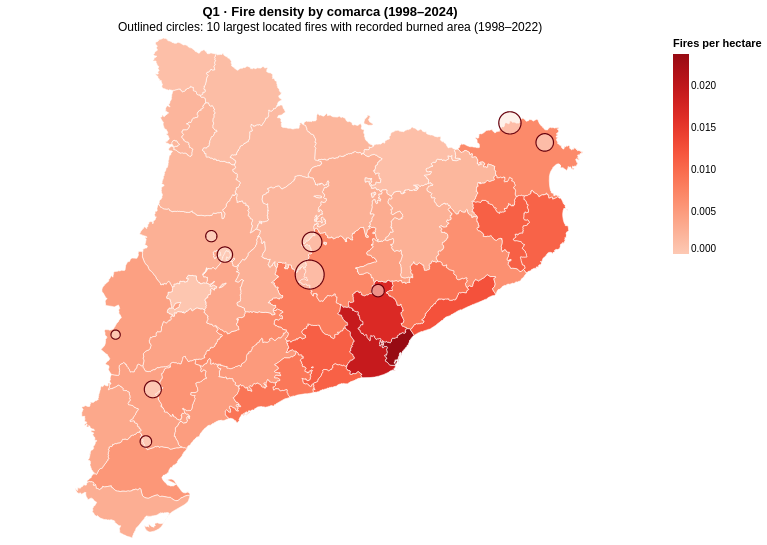

Notebook code cell kept with this figure:
### Code cell
density_map = comarca_base_map(comarca_boundaries).transform_lookup(
    lookup="properties.CODICOMAR",
    from_=alt.LookupData(density, "code", ["fires", "area_ha", "fires_per_ha"]),
).encode(
    color=alt.Color("fires_per_ha:Q", title="Fires per hectare", scale=alt.Scale(scheme="reds", zero=True)),
    tooltip=[
        alt.Tooltip("properties.NOMCOMAR:N", title="Comarca"),
        alt.Tooltip("fires:Q", title="Fires", format=",.0f"),
        alt.Tooltip("area_ha:Q", title="Comarca hectares", format=",.0f"),
        alt.Tooltip("fires_per_ha:Q", title="Fires per hectare", format=".5f"),
    ],
)

large_fire_map = alt.Chart(alt.Data(values=fire_circles)).mark_geoshape(
    fill="#fee5d9", fillOpacity=0.55, stroke="#67000d", strokeWidth=1.2
).encode(
    tooltip=[
        alt.Tooltip("properties.incident:N", title="Incident"),
        alt.Tooltip("properties.municipality:N", title="Municipality"),
        alt.Tooltip("properties.date:N", title="Date"),
        alt.Tooltip("properties.hectares:Q", title="Burned hectares", format=",.2f"),
    ]
)

comarca_fire_map = (density_map + large_fire_map).project(type="identity", reflectY=True).properties(
    width=650, height=500,
    title=alt.TitleParams(
        text="Q1 · Fire density by comarca (1998–2024)",
        subtitle=f"Outlined circles: {len(largest_fires)} largest located fires with recorded burned area (1998–2022)",
    ),
)
comarca_fire_map.configure_view(stroke=None)

### Figure 1 — Vega-Lite specification as saved in the notebook (floating-point values rounded to 4 significant figures; data arrays with more than 128 entries replaced by an {"elided": "..."} marker saying what was removed)
{"config": {"view": {"continuousWidth": 300, "continuousHeight": 300, "stroke": null}}, "layer": [{"data": {"values": [{"geometry": {"coordinates": {"elided": "1x380x2 float values"}, "type": "Polygon"}, "properties": {"CODICOMAR": "01", "NOMCOMAR": "Alt Camp"}, "type": "Feature"}, {"geometry": {"coordinates": {"elided": "561 rows, 6730 float values in total"}, "type": "MultiPolygon"}, "properties": {"CODICOMAR": "02", "NOMCOMAR": "Alt Empordà"}, "type": "Feature"}, {"geometry": {"coordinates": {"elided": "2 rows, 812 float values in total"}, "type": "Polygon"}, "properties": {"CODICOMAR": "03", "NOMCOMAR": "Alt Penedès"}, "type": "Feature"}, {"geometry": {"coordinates": {"elided": "2 rows, 1164 float values in total"}, "type": "MultiPolygon"}, "properties": {"CODICOMAR": "04", "NOMCOMAR": "Alt Urgell"}, "type": "Feature"}, {"geometry": {"coordinates": {"elided": "1x329x2 float values"}, "type": "Polygon"}, "properties": {"CODICOMAR": "05", "NOMCOMAR": "Alta Ribagorça"}, "type": "Feature"}, {"geometry": {"coordinates": {"elided": "1x567x2 float values"}, "type": "Polygon"}, "properties": {"CODICOMAR": "06", "NOMCOMAR": "Anoia"}, "type": "Feature"}, {"geometry": {"coordinates": {"elided": "3 rows, 1310 float values in total"}, "type": "Polygon"}, "properties": {"CODICOMAR": "07", "NOMCOMAR": "Bages"}, "type": "Feature"}, {"geometry": {"coordinates": {"elided": "12 rows, 1072 float values in total"}, "type": "MultiPolygon"}, "properties": {"CODICOMAR": "08", "NOMCOMAR": "Baix Camp"}, "type": "Feature"}, {"geometry": {"coordinates": {"elided": "52 rows, 1604 float values in total"}, "type": "MultiPolygon"}, "properties": {"CODICOMAR": "09", "NOMCOMAR": "Baix Ebre"}, "type": "Feature"}, {"geometry": {"coordinates": {"elided": "593 rows, 6042 float values in total"}, "type": "MultiPolygon"}, "properties": {"CODICOMAR": "10", "NOMCOMAR": "Baix Empordà"}, "type": "Feature"}, {"geometry": {"coordinates": {"elided": "2 rows, 810 float values in total"}, "type": "Polygon"}, "properties": {"CODICOMAR": "11", "NOMCOMAR": "Baix Llobregat"}, "type": "Feature"}, {"geometry": {"coordinates": {"elided": "6 rows, 620 float values in total"}, "type": "MultiPolygon"}, "properties": {"CODICOMAR": "12", "NOMCOMAR": "Baix Penedès"}, "type": "Feature"}, {"geometry": {"coordinates": {"elided": "34 rows, 1024 float values in total"}, "type": "MultiPolygon"}, "properties": {"CODICOMAR": "13", "NOMCOMAR": "Barcelonès"}, "type": "Feature"}, {"geometry": {"coordinates": {"elided": "4 rows, 1544 float values in total"}, "type": "MultiPolygon"}, "properties": {"CODICOMAR": "14", "NOMCOMAR": "Berguedà"}, "type": "Feature"}, {"geometry": {"coordinates": {"elided": "2 rows, 574 float values in total"}, "type": "MultiPolygon"}, "properties": {"CODICOMAR": "15", "NOMCOMAR": "Cerdanya"}, "type": "Feature"}, {"geometry": {"coordinates": {"elided": "1x419x2 float values"}, "type": "Polygon"}, "properties": {"CODICOMAR": "16", "NOMCOMAR": "Conca de Barberà"}, "type": "Feature"}, {"geometry": {"coordinates": {"elided": "31 rows, 890 float values in total"}, "type": "MultiPolygon"}, "properties": {"CODICOMAR": "17", "NOMCOMAR": "Garraf"}, "type": "Feature"}, {"geometry": {"coordinates": {"elided": "1x322x2 float values"}, "type": "Polygon"}, "properties": {"CODICOMAR": "18", "NOMCOMAR": "Garrigues"}, "type": "Feature"}, {"geometry": {"coordinates": {"elided": "1x448x2 float values"}, "type": "Polygon"}, "properties": {"CODICOMAR": "19", "NOMCOMAR": "Garrotxa"}, "type": "Feature"}, {"geometry": {"coordinates": {"elided": "1x400x2 float values"}, "type": "Polygon"}, "properties": {"CODICOMAR": "20", "NOMCOMAR": "Gironès"}, "type": "Feature"}, {"geometry": {"coordinates": {"elided": "6 rows, 704 float values in total"}, "type": "MultiPolygon"}, "properties": {"CODICOMAR": "21", "NOMCOMAR": "Maresme"}, "type": "Feature"}, {"geometry": {"coordinates": {"elided": "92 rows, 2028 float values in total"}, "type": "MultiPolygon"}, "properties": {"CODICOMAR": "22", "NOMCOMAR": "Montsià"}, "type": "Feature"}, {"geometry": {"coordinates": {"elided": "3 rows, 1220 float values in total"}, "type": "Polygon"}, "properties": {"CODICOMAR": "23", "NOMCOMAR": "Noguera"}, "type": "Feature"}, {"geometry": {"coordinates": {"elided": "1x610x2 float values"}, "type": "Polygon"}, "properties": {"CODICOMAR": "24", "NOMCOMAR": "Osona"}, "type": "Feature"}, {"geometry": {"coordinates": {"elided": "2 rows, 1140 float values in total"}, "type": "MultiPolygon"}, "properties": {"CODICOMAR": "25", "NOMCOMAR": "Pallars Jussà"}, "type": "Feature"}, {"geometry": {"coordinates": {"elided": "1x520x2 float values"}, "type": "Polygon"}, "properties": {"CODICOMAR": "26", "NOMCOMAR": "Pallars Sobirà"}, "type": "Feature"}, {"geometry": {"coordinates": {"elided": "3 rows, 440 float values in total"}, "type": "MultiPolygon"}, "properties": {"CODICOMAR": "27", "NOMCOMAR": "Pla d'Urgell"}, "type": "Feature"}, {"geometry": {"coordinates": {"elided": "1x247x2 float values"}, "type": "Polygon"}, "properties": {"CODICOMAR": "28", "NOMCOMAR": "Pla de l'Estany"}, "type": "Feature"}, {"geometry": {"coordinates": {"elided": "1x340x2 float values"}, "type": "Polygon"}, "properties": {"CODICOMAR": "29", "NOMCOMAR": "Priorat"}, "type": "Feature"}, {"geometry": {"coordinates": {"elided": "1x617x2 float values"}, "type": "Polygon"}, "properties": {"CODICOMAR": "30", "NOMCOMAR": "Ribera d'Ebre"}, "type": "Feature"}, {"geometry": {"coordinates": {"elided": "2 rows, 1206 float values in total"}, "type": "MultiPolygon"}, "properties": {"CODICOMAR": "31", "NOMCOMAR": "Ripollès"}, "type": "Feature"}, {"geometry": {"coordinates": {"elided": "1x337x2 float values"}, "type": "Polygon"}, "properties": {"CODICOMAR": "32", "NOMCOMAR": "Segarra"}, "type": "Feature"}, {"geometry": {"coordinates": {"elided": "2 rows, 752 float values in total"}, "type": "MultiPolygon"}, "properties": {"CODICOMAR": "33", "NOMCOMAR": "Segrià"}, "type": "Feature"}, {"geometry": {"coordinates": {"elided": "182 rows, 2636 float values in total"}, "type": "MultiPolygon"}, "properties": {"CODICOMAR": "34", "NOMCOMAR": "Selva"}, "type": "Feature"}, {"geometry": {"coordinates": {"elided": "5 rows, 1492 float values in total"}, "type": "MultiPolygon"}, "properties": {"CODICOMAR": "35", "NOMCOMAR": "Solsonès"}, "type": "Feature"}, {"geometry": {"coordinates": {"elided": "20 rows, 1028 float values in total"}, "type": "MultiPolygon"}, "properties": {"CODICOMAR": "36", "NOMCOMAR": "Tarragonès"}, "type": "Feature"}, {"geometry": {"coordinates": {"elided": "1x487x2 float values"}, "type": "Polygon"}, "properties": {"CODICOMAR": "37", "NOMCOMAR": "Terra Alta"}, "type": "Feature"}, {"geometry": {"coordinates": {"elided": "4 rows, 762 float values in total"}, "type": "MultiPolygon"}, "properties": {"CODICOMAR": "38", "NOMCOMAR": "Urgell"}, "type": "Feature"}, {"geometry": {"coordinates": {"elided": "1x342x2 float values"}, "type": "Polygon"}, "properties": {"CODICOMAR": "39", "NOMCOMAR": "Val d'Aran"}, "type": "Feature"}, {"geometry": {"coordinates": {"elided": "1x412x2 float values"}, "type": "Polygon"}, "properties": {"CODICOMAR": "40", "NOMCOMAR": "Vallès Occidental"}, "type": "Feature"}, {"geometry": {"coordinates": {"elided": "1x433x2 float values"}, "type": "Polygon"}, "properties": {"CODICOMAR": "41", "NOMCOMAR": "Vallès Oriental"}, "type": "Feature"}, {"geometry": {"coordinates": {"elided": "1x276x2 float values"}, "type": "Polygon"}, "properties": {"CODICOMAR": "42", "NOMCOMAR": "Moianès"}, "type": "Feature"}, {"geometry": {"coordinates": {"elided": "2 rows, 528 float values in total"}, "type": "MultiPolygon"}, "properties": {"CODICOMAR": "43", "NOMCOMAR": "Lluçanès"}, "type": "Feature"}]}, "mark": {"type": "geoshape", "stroke": "white", "strokeWidth": 0.6}, "encoding": {"color": {"field": "fires_per_ha", "scale": {"scheme": "reds", "zero": true}, "title": "Fires per hectare", "type": "quantitative"}, "tooltip": [{"field": "properties.NOMCOMAR", "title": "Comarca", "type": "nominal"}, {"field": "fires", "format": ",.0f", "title": "Fires", "type": "quantitative"}, {"field": "area_ha", "format": ",.0f", "title": "Comarca hectares", "type": "quantitative"}, {"field": "fires_per_ha", "format": ".5f", "title": "Fires per hectare", "type": "quantitative"}]}, "transform": [{"lookup": "properties.CODICOMAR", "from": {"data": {"name": "data-a067ebf667b7b7d2b74051777aed2266"}, "key": "code", "fields": ["fires", "area_ha", "fires_per_ha"]}}]}, {"data": {"values": [{"type": "Feature", "geometry": {"type": "Polygon", "coordinates": {"elided": "1x129x2 float values"}}, "properties": {"incident": "GovEsp:1998080173", "municipality": "Aguilar de Segarra", "date": "1998-07-18", "hectares": 17680.0}}, {"type": "Feature", "geometry": {"type": "Polygon", "coordinates": {"elided": "1x129x2 float values"}}, "properties": {"incident": "GovEsp:2012170124", "municipality": "La Jonquera", "date": "2012-07-22", "hectares": 10470.0}}, {"type": "Feature", "geometry": {"type": "Polygon", "coordinates": {"elided": "1x129x2 float values"}}, "properties": {"incident": "GovEsp:1998252222", "municipality": "Unknown municipality", "date": "1998-07-19", "hectares": 8153.0}}, {"type": "Feature", "geometry": {"type": "Polygon", "coordinates": {"elided": "1x129x2 float values"}}, "properties": {"incident": "GovEsp:2000170131", "municipality": "Garriguella", "date": "2000-08-06", "hectares": 6449.0}}, {"type": "Feature", "geometry": {"type": "Polygon", "coordinates": {"elided": "1x129x2 float values"}}, "properties": {"incident": "GovEsp:2019430119", "municipality": "La Torre de l'Espanyol", "date": "2019-06-26", "hectares": 6081.0}}, {"type": "Feature", "geometry": {"type": "Polygon", "coordinates": {"elided": "1x129x2 float values"}}, "properties": {"incident": "GovEsp:2009250089", "municipality": "Agramunt", "date": "2009-07-17", "hectares": 4986.0}}, {"type": "Feature", "geometry": {"type": "Polygon", "coordinates": {"elided": "1x129x2 float values"}}, "properties": {"incident": "GovEsp:2003080273", "municipality": "Sant Llorenç Savall", "date": "2003-08-10", "hectares": 3237.0}}, {"type": "Feature", "geometry": {"type": "Polygon", "coordinates": {"elided": "1x129x2 float values"}}, "properties": {"incident": "GovEsp:2012430143", "municipality": "Rasquera", "date": "2012-05-15", "hectares": 2788.0}}, {"type": "Feature", "geometry": {"type": "Polygon", "coordinates": {"elided": "1x129x2 float values"}}, "properties": {"incident": "GovEsp:2022250092", "municipality": "Artesa de Segre", "date": "2022-06-15", "hectares": 2683.0}}, {"type": "Feature", "geometry": {"type": "Polygon", "coordinates": {"elided": "1x129x2 float values"}}, "properties": {"incident": "GovEsp:2003250105", "municipality": "Seròs", "date": "2003-08-12", "hectares": 1794.0}}]}, "mark": {"type": "geoshape", "fill": "#fee5d9", "fillOpacity": 0.55, "stroke": "#67000d", "strokeWidth": 1.2}, "encoding": {"tooltip": [{"field": "properties.incident", "title": "Incident", "type": "nominal"}, {"field": "properties.municipality", "title": "Municipality", "type": "nominal"}, {"field": "properties.date", "title": "Date", "type": "nominal"}, {"field": "properties.hectares", "format": ",.2f", "title": "Burned hectares", "type": "quantitative"}]}}], "height": 500, "projection": {"reflectY": true, "type": "identity"}, "title": {"text": "Q1 · Fire density by comarca (1998–2024)", "subtitle": "Outlined circles: 10 largest located fires with recorded burned area (1998–2022)"}, "width": 650, "$schema": "https://vega.github.io/schema/vega-lite/v6.4.1.json", "datasets": {"data-a067ebf667b7b7d2b74051777aed2266": [{"code": "01", "comarca": "Alt Camp", "fires": 276, "area_ha": 53800.0, "fires_per_ha": 0.00513}, {"code": "02", "comarca": "Alt Empordà", "fires": 926, "area_ha": 135800.0, "fires_per_ha": 0.006819}, {"code": "03", "comarca": "Alt Penedès", "fires": 661, "area_ha": 59300.0, "fires_per_ha": 0.01115}, {"code": "04", "comarca": "Alt Urgell", "fires": 245, "area_ha": 144700.0, "fires_per_ha": 0.001693}, {"code": "05", "comarca": "Alta Ribagorça", "fires": 95, "area_ha": 42700.0, "fires_per_ha": 0.002225}, {"code": "06", "comarca": "Anoia", "fires": 709, "area_ha": 86600.0, "fires_per_ha": 0.008187}, {"code": "07", "comarca": "Bages", "fires": 785, "area_ha": 109200.0, "fires_per_ha": 0.007189}, {"code": "08", "comarca": "Baix Camp", "fires": 341, "area_ha": 69700.0, "fires_per_ha": 0.004892}, {"code": "09", "comarca": "Baix Ebre", "fires": 553, "area_ha": 100300.0, "fires_per_ha": 0.005513}, {"code": "10", "comarca": "Baix Empordà", "fires": 755, "area_ha": 70200.0, "fires_per_ha": 0.01075}, {"code": "11", "comarca": "Baix Llobregat", "fires": 937, "area_ha": 48600.0, "fires_per_ha": 0.01928}, {"code": "12", "comarca": "Baix Penedès", "fires": 257, "area_ha": 29600.0, "fires_per_ha": 0.008682}, {"code": "13", "comarca": "Barcelonès", "fires": 348, "area_ha": 14600.0, "fires_per_ha": 0.02384}, {"code": "14", "comarca": "Berguedà", "fires": 336, "area_ha": 118500.0, "fires_per_ha": 0.002835}, {"code": "15", "comarca": "Cerdanya", "fires": 121, "area_ha": 54700.0, "fires_per_ha": 0.002212}, {"code": "16", "comarca": "Conca de Barberà", "fires": 426, "area_ha": 65000.0, "fires_per_ha": 0.006554}, {"code": "17", "comarca": "Garraf", "fires": 203, "area_ha": 18500.0, "fires_per_ha": 0.01097}, {"code": "18", "comarca": "Garrigues", "fires": 340, "area_ha": 79800.0, "fires_per_ha": 0.004261}, {"code": "19", "comarca": "Garrotxa", "fires": 153, "area_ha": 73500.0, "fires_per_ha": 0.002082}, {"code": "20", "comarca": "Gironès", "fires": 639, "area_ha": 57600.0, "fires_per_ha": 0.01109}, {"code": "21", "comarca": "Maresme", "fires": 499, "area_ha": 39900.0, "fires_per_ha": 0.01251}, {"code": "22", "comarca": "Montsià", "fires": 225, "area_ha": 73500.0, "fires_per_ha": 0.003061}, {"code": "23", "comarca": "Noguera", "fires": 504, "area_ha": 178400.0, "fires_per_ha": 0.002825}, {"code": "24", "comarca": "Osona", "fires": 278, "area_ha": 101900.0, "fires_per_ha": 0.002728}, {"code": "25", "comarca": "Pallars Jussà", "fires": 294, "area_ha": 134300.0, "fires_per_ha": 0.002189}, {"code": "26", "comarca": "Pallars Sobirà", "fires": 192, "area_ha": 137800.0, "fires_per_ha": 0.001393}, {"code": "27", "comarca": "Pla d'Urgell", "fires": 10, "area_ha": 30500.0, "fires_per_ha": 0.0003279}, {"code": "28", "comarca": "Pla de l'Estany", "fires": 218, "area_ha": 26300.0, "fires_per_ha": 0.008289}, {"code": "29", "comarca": "Priorat", "fires": 290, "area_ha": 49900.0, "fires_per_ha": 0.005812}, {"code": "30", "comarca": "Ribera d'Ebre", "fires": 354, "area_ha": 82700.0, "fires_per_ha": 0.004281}, {"code": "31", "comarca": "Ripollès", "fires": 108, "area_ha": 95700.0, "fires_per_ha": 0.001129}, {"code": "32", "comarca": "Segarra", "fires": 151, "area_ha": 56300.0, "fires_per_ha": 0.002682}, {"code": "33", "comarca": "Segrià", "fires": 634, "area_ha": 139700.0, "fires_per_ha": 0.004538}, {"code": "34", "comarca": "Selva", "fires": 618, "area_ha": 99500.0, "fires_per_ha": 0.006211}, {"code": "35", "comarca": "Solsonès", "fires": 244, "area_ha": 116100.0, "fires_per_ha": 0.002102}, {"code": "36", "comarca": "Tarragonès", "fires": 287, "area_ha": 31900.0, "fires_per_ha": 0.008997}, {"code": "37", "comarca": "Terra Alta", "fires": 277, "area_ha": 74300.0, "fires_per_ha": 0.003728}, {"code": "38", "comarca": "Urgell", "fires": 218, "area_ha": 58000.0, "fires_per_ha": 0.003759}, {"code": "39", "comarca": "Val d'Aran", "fires": 72, "area_ha": 63400.0, "fires_per_ha": 0.001136}, {"code": "40", "comarca": "Vallès Occidental", "fires": 978, "area_ha": 58300.0, "fires_per_ha": 0.01678}, {"code": "41", "comarca": "Vallès Oriental", "fires": 670, "area_ha": 73500.0, "fires_per_ha": 0.009116}, {"code": "42", "comarca": "Moianès", "fires": 154, "area_ha": 33800.0, "fires_per_ha": 0.004556}, {"code": "43", "comarca": "Lluçanès", "fires": 75, "area_ha": 22700.0, "fires_per_ha": 0.003304}]}}
